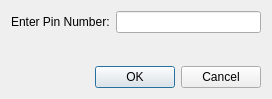
<?xml version="1.0" encoding="UTF-8"?>
<ui version="4.0">
 <class>PinDialog</class>
 <widget class="QDialog" name="PinDialog">
  <property name="geometry">
   <rect>
    <x>0</x>
    <y>0</y>
    <width>272</width>
    <height>99</height>
   </rect>
  </property>
  <property name="windowTitle">
   <string>Please Enter Twitter Pin</string>
  </property>
  <layout class="QGridLayout" name="gridLayout">
   <item row="0" column="0">
    <layout class="QHBoxLayout" name="horizontalLayout">
     <item>
      <widget class="QLabel" name="label">
       <property name="text">
        <string>Enter Pin Number:</string>
       </property>
       <property name="buddy">
        <cstring>pinLineEdit</cstring>
       </property>
      </widget>
     </item>
     <item>
      <widget class="QLineEdit" name="pinLineEdit">
       <property name="inputMask">
        <string>9999999; </string>
       </property>
       <property name="maxLength">
        <number>7</number>
       </property>
      </widget>
     </item>
    </layout>
   </item>
   <item row="1" column="0">
    <spacer name="verticalSpacer">
     <property name="orientation">
      <enum>Qt::Vertical</enum>
     </property>
     <property name="sizeHint" stdset="0">
      <size>
       <width>20</width>
       <height>17</height>
      </size>
     </property>
    </spacer>
   </item>
   <item row="2" column="0">
    <layout class="QHBoxLayout" name="horizontalLayout_2">
     <item>
      <spacer name="horizontalSpacer">
       <property name="orientation">
        <enum>Qt::Horizontal</enum>
       </property>
       <property name="sizeHint" stdset="0">
        <size>
         <width>40</width>
         <height>20</height>
        </size>
       </property>
      </spacer>
     </item>
     <item>
      <widget class="QDialogButtonBox" name="buttonBox">
       <property name="standardButtons">
        <set>QDialogButtonBox::Cancel|QDialogButtonBox::Ok</set>
       </property>
      </widget>
     </item>
    </layout>
   </item>
  </layout>
 </widget>
 <layoutdefault spacing="6" margin="11"/>
 <tabstops>
  <tabstop>pinLineEdit</tabstop>
  <tabstop>buttonBox</tabstop>
 </tabstops>
 <resources/>
 <connections>
  <connection>
   <sender>buttonBox</sender>
   <signal>accepted()</signal>
   <receiver>PinDialog</receiver>
   <slot>accept()</slot>
   <hints>
    <hint type="sourcelabel">
     <x>136</x>
     <y>75</y>
    </hint>
    <hint type="destinationlabel">
     <x>68</x>
     <y>52</y>
    </hint>
   </hints>
  </connection>
  <connection>
   <sender>buttonBox</sender>
   <signal>rejected()</signal>
   <receiver>PinDialog</receiver>
   <slot>reject()</slot>
   <hints>
    <hint type="sourcelabel">
     <x>209</x>
     <y>77</y>
    </hint>
    <hint type="destinationlabel">
     <x>243</x>
     <y>39</y>
    </hint>
   </hints>
  </connection>
 </connections>
</ui>
